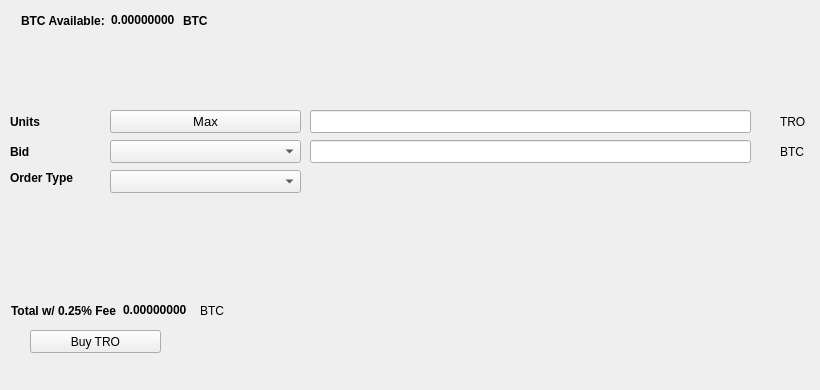
   <widget class="QWidget" name="BuyTab">
    <attribute name="title">
     <string>Buy</string>
    </attribute>
    <widget class="QPushButton" name="BuyTRO">
     <property name="geometry">
      <rect>
       <x>30</x>
       <y>330</y>
       <width>131</width>
       <height>23</height>
      </rect>
     </property>
     <property name="text">
      <string>Buy TRO</string>
     </property>
     <property name="icon">
      <iconset resource="../trunk.qrc">
       <normaloff>:/icons/bitcoin</normaloff>:/icons/bitcoin</iconset>
     </property>
    </widget>
    <widget class="QLabel" name="label_3">
     <property name="geometry">
      <rect>
       <x>10</x>
       <y>110</y>
       <width>46</width>
       <height>23</height>
      </rect>
     </property>
     <property name="font">
      <font>
       <weight>75</weight>
       <bold>true</bold>
      </font>
     </property>
     <property name="text">
      <string>Units</string>
     </property>
    </widget>
    <widget class="QLineEdit" name="UnitsInput">
     <property name="geometry">
      <rect>
       <x>310</x>
       <y>110</y>
       <width>441</width>
       <height>23</height>
      </rect>
     </property>
     <property name="font">
      <font>
       <pointsize>9</pointsize>
       <weight>75</weight>
       <bold>true</bold>
      </font>
     </property>
    </widget>
    <widget class="QLineEdit" name="BuyBidPriceEdit">
     <property name="geometry">
      <rect>
       <x>310</x>
       <y>140</y>
       <width>441</width>
       <height>23</height>
      </rect>
     </property>
     <property name="font">
      <font>
       <pointsize>9</pointsize>
       <weight>75</weight>
       <bold>true</bold>
      </font>
     </property>
    </widget>
    <widget class="QLabel" name="label_4">
     <property name="geometry">
      <rect>
       <x>780</x>
       <y>110</y>
       <width>31</width>
       <height>23</height>
      </rect>
     </property>
     <property name="text">
      <string>TRO</string>
     </property>
    </widget>
    <widget class="QLabel" name="label_5">
     <property name="geometry">
      <rect>
       <x>780</x>
       <y>140</y>
       <width>31</width>
       <height>23</height>
      </rect>
     </property>
     <property name="text">
      <string>BTC</string>
     </property>
    </widget>
    <widget class="QLabel" name="label_6">
     <property name="geometry">
      <rect>
       <x>10</x>
       <y>140</y>
       <width>46</width>
       <height>23</height>
      </rect>
     </property>
     <property name="font">
      <font>
       <weight>75</weight>
       <bold>true</bold>
      </font>
     </property>
     <property name="text">
      <string>Bid</string>
     </property>
    </widget>
    <widget class="QLabel" name="label_7">
     <property name="geometry">
      <rect>
       <x>10</x>
       <y>170</y>
       <width>91</width>
       <height>16</height>
      </rect>
     </property>
     <property name="font">
      <font>
       <weight>75</weight>
       <bold>true</bold>
      </font>
     </property>
     <property name="text">
      <string>Order Type</string>
     </property>
    </widget>
    <widget class="QPushButton" name="Buy_Max_Amount">
     <property name="geometry">
      <rect>
       <x>110</x>
       <y>110</y>
       <width>191</width>
       <height>23</height>
      </rect>
     </property>
     <property name="font">
      <font>
       <pointsize>10</pointsize>
      </font>
     </property>
     <property name="text">
      <string>Max</string>
     </property>
    </widget>
    <widget class="QComboBox" name="BuyBidcomboBox">
     <property name="geometry">
      <rect>
       <x>110</x>
       <y>140</y>
       <width>191</width>
       <height>23</height>
      </rect>
     </property>
     <property name="font">
      <font>
       <pointsize>10</pointsize>
      </font>
     </property>
    </widget>
    <widget class="QComboBox" name="buyOrdertypeCombo">
     <property name="geometry">
      <rect>
       <x>110</x>
       <y>170</y>
       <width>191</width>
       <height>23</height>
      </rect>
     </property>
     <property name="font">
      <font>
       <pointsize>10</pointsize>
      </font>
     </property>
    </widget>
    <widget class="QWidget" name="layoutWidget1">
     <property name="geometry">
      <rect>
       <x>21</x>
       <y>11</y>
       <width>227</width>
       <height>19</height>
      </rect>
     </property>
     <layout class="QHBoxLayout" name="horizontalLayout_3">
      <item>
       <widget class="QLabel" name="label232">
        <property name="font">
         <font>
          <weight>75</weight>
          <bold>true</bold>
         </font>
        </property>
        <property name="text">
         <string>BTC Available:</string>
        </property>
       </widget>
      </item>
      <item>
       <widget class="QLabel" name="BtcAvailableLbl">
        <property name="palette">
         <palette>
          <active>
           <colorrole role="WindowText">
            <brush brushstyle="SolidPattern">
             <color alpha="255">
              <red>0</red>
              <green>0</green>
              <blue>0</blue>
             </color>
            </brush>
           </colorrole>
           <colorrole role="Button">
            <brush brushstyle="SolidPattern">
             <color alpha="255">
              <red>0</red>
              <green>170</green>
              <blue>0</blue>
             </color>
            </brush>
           </colorrole>
           <colorrole role="Light">
            <brush brushstyle="SolidPattern">
             <color alpha="255">
              <red>0</red>
              <green>255</green>
              <blue>0</blue>
             </color>
            </brush>
           </colorrole>
           <colorrole role="Midlight">
            <brush brushstyle="SolidPattern">
             <color alpha="255">
              <red>0</red>
              <green>212</green>
              <blue>0</blue>
             </color>
            </brush>
           </colorrole>
           <colorrole role="Dark">
            <brush brushstyle="SolidPattern">
             <color alpha="255">
              <red>0</red>
              <green>85</green>
              <blue>0</blue>
             </color>
            </brush>
           </colorrole>
           <colorrole role="Mid">
            <brush brushstyle="SolidPattern">
             <color alpha="255">
              <red>0</red>
              <green>113</green>
              <blue>0</blue>
             </color>
            </brush>
           </colorrole>
           <colorrole role="Text">
            <brush brushstyle="SolidPattern">
             <color alpha="255">
              <red>0</red>
              <green>170</green>
              <blue>0</blue>
             </color>
            </brush>
           </colorrole>
           <colorrole role="BrightText">
            <brush brushstyle="SolidPattern">
             <color alpha="255">
              <red>255</red>
              <green>255</green>
              <blue>255</blue>
             </color>
            </brush>
           </colorrole>
           <colorrole role="ButtonText">
            <brush brushstyle="SolidPattern">
             <color alpha="255">
              <red>0</red>
              <green>0</green>
              <blue>0</blue>
             </color>
            </brush>
           </colorrole>
           <colorrole role="Base">
            <brush brushstyle="SolidPattern">
             <color alpha="255">
              <red>255</red>
              <green>255</green>
              <blue>255</blue>
             </color>
            </brush>
           </colorrole>
           <colorrole role="Window">
            <brush brushstyle="SolidPattern">
             <color alpha="255">
              <red>0</red>
              <green>170</green>
              <blue>0</blue>
             </color>
            </brush>
           </colorrole>
           <colorrole role="Shadow">
            <brush brushstyle="SolidPattern">
             <color alpha="255">
              <red>0</red>
              <green>0</green>
              <blue>0</blue>
             </color>
            </brush>
           </colorrole>
           <colorrole role="AlternateBase">
            <brush brushstyle="SolidPattern">
             <color alpha="255">
              <red>127</red>
              <green>212</green>
              <blue>127</blue>
             </color>
            </brush>
           </colorrole>
           <colorrole role="ToolTipBase">
            <brush brushstyle="SolidPattern">
             <color alpha="255">
              <red>255</red>
              <green>255</green>
              <blue>220</blue>
             </color>
            </brush>
           </colorrole>
           <colorrole role="ToolTipText">
            <brush brushstyle="SolidPattern">
             <color alpha="255">
              <red>0</red>
              <green>0</green>
              <blue>0</blue>
             </color>
            </brush>
           </colorrole>
          </active>
          <inactive>
           <colorrole role="WindowText">
            <brush brushstyle="SolidPattern">
             <color alpha="255">
              <red>0</red>
              <green>0</green>
              <blue>0</blue>
             </color>
            </brush>
           </colorrole>
           <colorrole role="Button">
            <brush brushstyle="SolidPattern">
             <color alpha="255">
              <red>0</red>
              <green>170</green>
              <blue>0</blue>
             </color>
            </brush>
           </colorrole>
           <colorrole role="Light">
            <brush brushstyle="SolidPattern">
             <color alpha="255">
              <red>0</red>
              <green>255</green>
              <blue>0</blue>
             </color>
            </brush>
           </colorrole>
           <colorrole role="Midlight">
            <brush brushstyle="SolidPattern">
             <color alpha="255">
              <red>0</red>
              <green>212</green>
              <blue>0</blue>
             </color>
            </brush>
           </colorrole>
           <colorrole role="Dark">
            <brush brushstyle="SolidPattern">
             <color alpha="255">
              <red>0</red>
              <green>85</green>
              <blue>0</blue>
             </color>
            </brush>
           </colorrole>
           <colorrole role="Mid">
            <brush brushstyle="SolidPattern">
             <color alpha="255">
              <red>0</red>
              <green>113</green>
              <blue>0</blue>
             </color>
            </brush>
           </colorrole>
           <colorrole role="Text">
            <brush brushstyle="SolidPattern">
             <color alpha="255">
              <red>0</red>
              <green>170</green>
              <blue>0</blue>
             </color>
            </brush>
           </colorrole>
           <colorrole role="BrightText">
            <brush brushstyle="SolidPattern">
             <color alpha="255">
              <red>255</red>
              <green>255</green>
              <blue>255</blue>
             </color>
            </brush>
           </colorrole>
           <colorrole role="ButtonText">
            <brush brushstyle="SolidPattern">
             <color alpha="255">
              <red>0</red>
              <green>0</green>
              <blue>0</blue>
             </color>
            </brush>
           </colorrole>
           <colorrole role="Base">
            <brush brushstyle="SolidPattern">
             <color alpha="255">
              <red>255</red>
              <green>255</green>
              <blue>255</blue>
             </color>
            </brush>
           </colorrole>
           <colorrole role="Window">
            <brush brushstyle="SolidPattern">
             <color alpha="255">
              <red>0</red>
              <green>170</green>
              <blue>0</blue>
             </color>
            </brush>
           </colorrole>
           <colorrole role="Shadow">
            <brush brushstyle="SolidPattern">
             <color alpha="255">
              <red>0</red>
              <green>0</green>
              <blue>0</blue>
             </color>
            </brush>
           </colorrole>
           <colorrole role="AlternateBase">
            <brush brushstyle="SolidPattern">
             <color alpha="255">
              <red>127</red>
              <green>212</green>
              <blue>127</blue>
             </color>
            </brush>
           </colorrole>
           <colorrole role="ToolTipBase">
            <brush brushstyle="SolidPattern">
             <color alpha="255">
              <red>255</red>
              <green>255</green>
              <blue>220</blue>
             </color>
            </brush>
           </colorrole>
           <colorrole role="ToolTipText">
            <brush brushstyle="SolidPattern">
             <color alpha="255">
              <red>0</red>
              <green>0</green>
              <blue>0</blue>
             </color>
            </brush>
           </colorrole>
          </inactive>
          <disabled>
           <colorrole role="WindowText">
            <brush brushstyle="SolidPattern">
             <color alpha="255">
              <red>0</red>
              <green>85</green>
              <blue>0</blue>
             </color>
            </brush>
           </colorrole>
           <colorrole role="Button">
            <brush brushstyle="SolidPattern">
             <color alpha="255">
              <red>0</red>
              <green>170</green>
              <blue>0</blue>
             </color>
            </brush>
           </colorrole>
           <colorrole role="Light">
            <brush brushstyle="SolidPattern">
             <color alpha="255">
              <red>0</red>
              <green>255</green>
              <blue>0</blue>
             </color>
            </brush>
           </colorrole>
           <colorrole role="Midlight">
            <brush brushstyle="SolidPattern">
             <color alpha="255">
              <red>0</red>
              <green>212</green>
              <blue>0</blue>
             </color>
            </brush>
           </colorrole>
           <colorrole role="Dark">
            <brush brushstyle="SolidPattern">
             <color alpha="255">
              <red>0</red>
              <green>85</green>
              <blue>0</blue>
             </color>
            </brush>
           </colorrole>
           <colorrole role="Mid">
            <brush brushstyle="SolidPattern">
             <color alpha="255">
              <red>0</red>
              <green>113</green>
              <blue>0</blue>
             </color>
            </brush>
           </colorrole>
           <colorrole role="Text">
            <brush brushstyle="SolidPattern">
             <color alpha="255">
              <red>0</red>
              <green>85</green>
              <blue>0</blue>
             </color>
            </brush>
           </colorrole>
           <colorrole role="BrightText">
            <brush brushstyle="SolidPattern">
             <color alpha="255">
              <red>255</red>
              <green>255</green>
              <blue>255</blue>
             </color>
            </brush>
           </colorrole>
           <colorrole role="ButtonText">
            <brush brushstyle="SolidPattern">
             <color alpha="255">
              <red>0</red>
              <green>85</green>
              <blue>0</blue>
             </color>
            </brush>
           </colorrole>
           <colorrole role="Base">
            <brush brushstyle="SolidPattern">
             <color alpha="255">
              <red>0</red>
              <green>170</green>
              <blue>0</blue>
             </color>
            </brush>
           </colorrole>
           <colorrole role="Window">
            <brush brushstyle="SolidPattern">
             <color alpha="255">
              <red>0</red>
              <green>170</green>
              <blue>0</blue>
             </color>
            </brush>
           </colorrole>
           <colorrole role="Shadow">
            <brush brushstyle="SolidPattern">
             <color alpha="255">
              <red>0</red>
              <green>0</green>
              <blue>0</blue>
             </color>
            </brush>
           </colorrole>
           <colorrole role="AlternateBase">
            <brush brushstyle="SolidPattern">
             <color alpha="255">
              <red>0</red>
              <green>170</green>
              <blue>0</blue>
             </color>
            </brush>
           </colorrole>
           <colorrole role="ToolTipBase">
            <brush brushstyle="SolidPattern">
             <color alpha="255">
              <red>255</red>
              <green>255</green>
              <blue>220</blue>
             </color>
            </brush>
           </colorrole>
           <colorrole role="ToolTipText">
            <brush brushstyle="SolidPattern">
             <color alpha="255">
              <red>0</red>
              <green>0</green>
              <blue>0</blue>
             </color>
            </brush>
           </colorrole>
          </disabled>
         </palette>
        </property>
        <property name="font">
         <font>
          <weight>75</weight>
          <bold>true</bold>
         </font>
        </property>
        <property name="text">
         <string>0.00000000</string>
        </property>
        <property name="textInteractionFlags">
         <set>Qt::LinksAccessibleByMouse|Qt::TextSelectableByKeyboard|Qt::TextSelectableByMouse</set>
        </property>
       </widget>
      </item>
      <item>
       <widget class="QLabel" name="BtcAvailableLbl_2">
        <property name="font">
         <font>
          <weight>75</weight>
          <bold>true</bold>
         </font>
        </property>
        <property name="text">
         <string>BTC</string>
        </property>
       </widget>
      </item>
     </layout>
    </widget>
    <widget class="QWidget" name="layoutWidge2">
     <property name="geometry">
      <rect>
       <x>11</x>
       <y>301</y>
       <width>259</width>
       <height>19</height>
      </rect>
     </property>
     <layout class="QHBoxLayout" name="horizontalLayout_4">
      <item>
       <widget class="QLabel" name="label_9">
        <property name="font">
         <font>
          <weight>75</weight>
          <bold>true</bold>
         </font>
        </property>
        <property name="text">
         <string>Total w/ 0.25% Fee</string>
        </property>
       </widget>
      </item>
      <item>
       <widget class="QLabel" name="BuyCostLabel">
        <property name="palette">
         <palette>
          <active>
           <colorrole role="WindowText">
            <brush brushstyle="SolidPattern">
             <color alpha="255">
              <red>0</red>
              <green>0</green>
              <blue>0</blue>
             </color>
            </brush>
           </colorrole>
           <colorrole role="Button">
            <brush brushstyle="SolidPattern">
             <color alpha="255">
              <red>0</red>
              <green>170</green>
              <blue>0</blue>
             </color>
            </brush>
           </colorrole>
           <colorrole role="Light">
            <brush brushstyle="SolidPattern">
             <color alpha="255">
              <red>0</red>
              <green>255</green>
              <blue>0</blue>
             </color>
            </brush>
           </colorrole>
           <colorrole role="Midlight">
            <brush brushstyle="SolidPattern">
             <color alpha="255">
              <red>0</red>
              <green>212</green>
              <blue>0</blue>
             </color>
            </brush>
           </colorrole>
           <colorrole role="Dark">
            <brush brushstyle="SolidPattern">
             <color alpha="255">
              <red>0</red>
              <green>85</green>
              <blue>0</blue>
             </color>
            </brush>
           </colorrole>
           <colorrole role="Mid">
            <brush brushstyle="SolidPattern">
             <color alpha="255">
              <red>0</red>
              <green>113</green>
              <blue>0</blue>
             </color>
            </brush>
           </colorrole>
           <colorrole role="Text">
            <brush brushstyle="SolidPattern">
             <color alpha="255">
              <red>0</red>
              <green>170</green>
              <blue>0</blue>
             </color>
            </brush>
           </colorrole>
           <colorrole role="BrightText">
            <brush brushstyle="SolidPattern">
             <color alpha="255">
              <red>255</red>
              <green>255</green>
              <blue>255</blue>
             </color>
            </brush>
           </colorrole>
           <colorrole role="ButtonText">
            <brush brushstyle="SolidPattern">
             <color alpha="255">
              <red>0</red>
              <green>0</green>
              <blue>0</blue>
             </color>
            </brush>
           </colorrole>
           <colorrole role="Base">
            <brush brushstyle="SolidPattern">
             <color alpha="255">
              <red>255</red>
              <green>255</green>
              <blue>255</blue>
             </color>
            </brush>
           </colorrole>
           <colorrole role="Window">
            <brush brushstyle="SolidPattern">
             <color alpha="255">
              <red>0</red>
              <green>170</green>
              <blue>0</blue>
             </color>
            </brush>
           </colorrole>
           <colorrole role="Shadow">
            <brush brushstyle="SolidPattern">
             <color alpha="255">
              <red>0</red>
              <green>0</green>
              <blue>0</blue>
             </color>
            </brush>
           </colorrole>
           <colorrole role="AlternateBase">
            <brush brushstyle="SolidPattern">
             <color alpha="255">
              <red>127</red>
              <green>212</green>
              <blue>127</blue>
             </color>
            </brush>
           </colorrole>
           <colorrole role="ToolTipBase">
            <brush brushstyle="SolidPattern">
             <color alpha="255">
              <red>255</red>
              <green>255</green>
              <blue>220</blue>
             </color>
            </brush>
           </colorrole>
           <colorrole role="ToolTipText">
            <brush brushstyle="SolidPattern">
             <color alpha="255">
              <red>0</red>
              <green>0</green>
              <blue>0</blue>
             </color>
            </brush>
           </colorrole>
          </active>
          <inactive>
           <colorrole role="WindowText">
            <brush brushstyle="SolidPattern">
             <color alpha="255">
              <red>0</red>
              <green>0</green>
              <blue>0</blue>
             </color>
            </brush>
           </colorrole>
           <colorrole role="Button">
            <brush brushstyle="SolidPattern">
             <color alpha="255">
              <red>0</red>
              <green>170</green>
              <blue>0</blue>
             </color>
            </brush>
           </colorrole>
           <colorrole role="Light">
            <brush brushstyle="SolidPattern">
             <color alpha="255">
              <red>0</red>
              <green>255</green>
              <blue>0</blue>
             </color>
            </brush>
           </colorrole>
           <colorrole role="Midlight">
            <brush brushstyle="SolidPattern">
             <color alpha="255">
              <red>0</red>
              <green>212</green>
              <blue>0</blue>
             </color>
            </brush>
           </colorrole>
           <colorrole role="Dark">
            <brush brushstyle="SolidPattern">
             <color alpha="255">
              <red>0</red>
              <green>85</green>
              <blue>0</blue>
             </color>
            </brush>
           </colorrole>
           <colorrole role="Mid">
            <brush brushstyle="SolidPattern">
             <color alpha="255">
              <red>0</red>
              <green>113</green>
              <blue>0</blue>
             </color>
            </brush>
           </colorrole>
           <colorrole role="Text">
            <brush brushstyle="SolidPattern">
             <color alpha="255">
              <red>0</red>
              <green>170</green>
              <blue>0</blue>
             </color>
            </brush>
           </colorrole>
           <colorrole role="BrightText">
            <brush brushstyle="SolidPattern">
             <color alpha="255">
              <red>255</red>
              <green>255</green>
              <blue>255</blue>
             </color>
            </brush>
           </colorrole>
           <colorrole role="ButtonText">
            <brush brushstyle="SolidPattern">
             <color alpha="255">
              <red>0</red>
              <green>0</green>
              <blue>0</blue>
             </color>
            </brush>
           </colorrole>
           <colorrole role="Base">
            <brush brushstyle="SolidPattern">
             <color alpha="255">
              <red>255</red>
              <green>255</green>
              <blue>255</blue>
             </color>
            </brush>
           </colorrole>
           <colorrole role="Window">
            <brush brushstyle="SolidPattern">
             <color alpha="255">
              <red>0</red>
              <green>170</green>
              <blue>0</blue>
             </color>
            </brush>
           </colorrole>
           <colorrole role="Shadow">
            <brush brushstyle="SolidPattern">
             <color alpha="255">
              <red>0</red>
              <green>0</green>
              <blue>0</blue>
             </color>
            </brush>
           </colorrole>
           <colorrole role="AlternateBase">
            <brush brushstyle="SolidPattern">
             <color alpha="255">
              <red>127</red>
              <green>212</green>
              <blue>127</blue>
             </color>
            </brush>
           </colorrole>
           <colorrole role="ToolTipBase">
            <brush brushstyle="SolidPattern">
             <color alpha="255">
              <red>255</red>
              <green>255</green>
              <blue>220</blue>
             </color>
            </brush>
           </colorrole>
           <colorrole role="ToolTipText">
            <brush brushstyle="SolidPattern">
             <color alpha="255">
              <red>0</red>
              <green>0</green>
              <blue>0</blue>
             </color>
            </brush>
           </colorrole>
          </inactive>
          <disabled>
           <colorrole role="WindowText">
            <brush brushstyle="SolidPattern">
             <color alpha="255">
              <red>0</red>
              <green>85</green>
              <blue>0</blue>
             </color>
            </brush>
           </colorrole>
           <colorrole role="Button">
            <brush brushstyle="SolidPattern">
             <color alpha="255">
              <red>0</red>
              <green>170</green>
              <blue>0</blue>
             </color>
            </brush>
           </colorrole>
           <colorrole role="Light">
            <brush brushstyle="SolidPattern">
             <color alpha="255">
              <red>0</red>
              <green>255</green>
              <blue>0</blue>
             </color>
            </brush>
           </colorrole>
           <colorrole role="Midlight">
            <brush brushstyle="SolidPattern">
             <color alpha="255">
              <red>0</red>
              <green>212</green>
              <blue>0</blue>
             </color>
            </brush>
           </colorrole>
           <colorrole role="Dark">
            <brush brushstyle="SolidPattern">
             <color alpha="255">
              <red>0</red>
              <green>85</green>
              <blue>0</blue>
             </color>
            </brush>
           </colorrole>
           <colorrole role="Mid">
            <brush brushstyle="SolidPattern">
             <color alpha="255">
              <red>0</red>
              <green>113</green>
              <blue>0</blue>
             </color>
            </brush>
           </colorrole>
           <colorrole role="Text">
            <brush brushstyle="SolidPattern">
             <color alpha="255">
              <red>0</red>
              <green>85</green>
              <blue>0</blue>
             </color>
            </brush>
           </colorrole>
           <colorrole role="BrightText">
            <brush brushstyle="SolidPattern">
             <color alpha="255">
              <red>255</red>
              <green>255</green>
              <blue>255</blue>
             </color>
            </brush>
           </colorrole>
           <colorrole role="ButtonText">
            <brush brushstyle="SolidPattern">
             <color alpha="255">
              <red>0</red>
              <green>85</green>
              <blue>0</blue>
             </color>
            </brush>
           </colorrole>
           <colorrole role="Base">
            <brush brushstyle="SolidPattern">
             <color alpha="255">
              <red>0</red>
              <green>170</green>
              <blue>0</blue>
             </color>
            </brush>
           </colorrole>
           <colorrole role="Window">
            <brush brushstyle="SolidPattern">
             <color alpha="255">
              <red>0</red>
              <green>170</green>
              <blue>0</blue>
             </color>
            </brush>
           </colorrole>
           <colorrole role="Shadow">
            <brush brushstyle="SolidPattern">
             <color alpha="255">
              <red>0</red>
              <green>0</green>
              <blue>0</blue>
             </color>
            </brush>
           </colorrole>
           <colorrole role="AlternateBase">
            <brush brushstyle="SolidPattern">
             <color alpha="255">
              <red>0</red>
              <green>170</green>
              <blue>0</blue>
             </color>
            </brush>
           </colorrole>
           <colorrole role="ToolTipBase">
            <brush brushstyle="SolidPattern">
             <color alpha="255">
              <red>255</red>
              <green>255</green>
              <blue>220</blue>
             </color>
            </brush>
           </colorrole>
           <colorrole role="ToolTipText">
            <brush brushstyle="SolidPattern">
             <color alpha="255">
              <red>0</red>
              <green>0</green>
              <blue>0</blue>
             </color>
            </brush>
           </colorrole>
          </disabled>
         </palette>
        </property>
        <property name="font">
         <font>
          <weight>75</weight>
          <bold>true</bold>
         </font>
        </property>
        <property name="autoFillBackground">
         <bool>false</bool>
        </property>
        <property name="text">
         <string>0.00000000</string>
        </property>
        <property name="textInteractionFlags">
         <set>Qt::LinksAccessibleByMouse|Qt::TextSelectableByMouse</set>
        </property>
       </widget>
      </item>
      <item>
       <widget class="QLabel" name="label_10">
        <property name="font">
         <font>
          <weight>50</weight>
          <bold>false</bold>
         </font>
        </property>
        <property name="text">
         <string>BTC</string>
        </property>
       </widget>
      </item>
     </layout>
    </widget>
    <widget class="QLabel" name="label_24">
     <property name="geometry">
      <rect>
       <x>460</x>
       <y>300</y>
       <width>281</width>
       <height>81</height>
      </rect>
     </property>
     <property name="text">
      <string/>
     </property>
     <property name="pixmap">
      <pixmap>:/images/bittrex</pixmap>
     </property>
    </widget>
   </widget>
